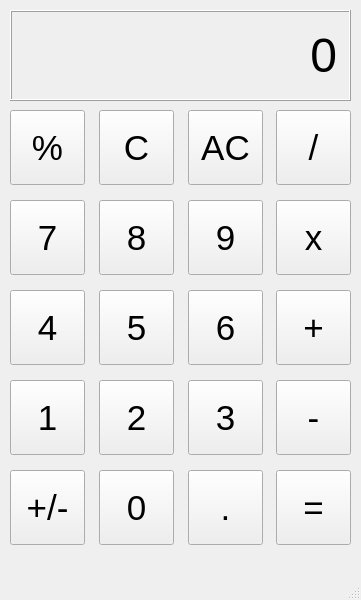
<?xml version="1.0" encoding="UTF-8"?>
<ui version="4.0">
 <class>MainWindow</class>
 <widget class="QMainWindow" name="MainWindow">
  <property name="geometry">
   <rect>
    <x>0</x>
    <y>0</y>
    <width>361</width>
    <height>600</height>
   </rect>
  </property>
  <property name="windowTitle">
   <string>Calculator</string>
  </property>
  <widget class="QWidget" name="centralwidget">
   <widget class="QLabel" name="outputLabel">
    <property name="geometry">
     <rect>
      <x>10</x>
      <y>10</y>
      <width>341</width>
      <height>91</height>
     </rect>
    </property>
    <property name="font">
     <font>
      <pointsize>36</pointsize>
     </font>
    </property>
    <property name="frameShape">
     <enum>QFrame::Box</enum>
    </property>
    <property name="frameShadow">
     <enum>QFrame::Raised</enum>
    </property>
    <property name="text">
     <string>0</string>
    </property>
    <property name="alignment">
     <set>Qt::AlignRight|Qt::AlignTrailing|Qt::AlignVCenter</set>
    </property>
    <property name="margin">
     <number>10</number>
    </property>
   </widget>
   <widget class="QPushButton" name="percent">
    <property name="geometry">
     <rect>
      <x>10</x>
      <y>110</y>
      <width>75</width>
      <height>75</height>
     </rect>
    </property>
    <property name="font">
     <font>
      <pointsize>26</pointsize>
     </font>
    </property>
    <property name="text">
     <string>%</string>
    </property>
   </widget>
   <widget class="QPushButton" name="clear">
    <property name="geometry">
     <rect>
      <x>99</x>
      <y>110</y>
      <width>75</width>
      <height>75</height>
     </rect>
    </property>
    <property name="font">
     <font>
      <pointsize>26</pointsize>
     </font>
    </property>
    <property name="text">
     <string>C</string>
    </property>
   </widget>
   <widget class="QPushButton" name="clear_all">
    <property name="geometry">
     <rect>
      <x>188</x>
      <y>110</y>
      <width>75</width>
      <height>75</height>
     </rect>
    </property>
    <property name="font">
     <font>
      <pointsize>26</pointsize>
     </font>
    </property>
    <property name="text">
     <string>AC</string>
    </property>
   </widget>
   <widget class="QPushButton" name="divide">
    <property name="geometry">
     <rect>
      <x>276</x>
      <y>110</y>
      <width>75</width>
      <height>75</height>
     </rect>
    </property>
    <property name="font">
     <font>
      <pointsize>26</pointsize>
     </font>
    </property>
    <property name="text">
     <string>/</string>
    </property>
   </widget>
   <widget class="QPushButton" name="b7">
    <property name="geometry">
     <rect>
      <x>10</x>
      <y>200</y>
      <width>75</width>
      <height>75</height>
     </rect>
    </property>
    <property name="font">
     <font>
      <pointsize>26</pointsize>
     </font>
    </property>
    <property name="text">
     <string>7</string>
    </property>
   </widget>
   <widget class="QPushButton" name="b9">
    <property name="geometry">
     <rect>
      <x>188</x>
      <y>200</y>
      <width>75</width>
      <height>75</height>
     </rect>
    </property>
    <property name="font">
     <font>
      <pointsize>26</pointsize>
     </font>
    </property>
    <property name="text">
     <string>9</string>
    </property>
   </widget>
   <widget class="QPushButton" name="b8">
    <property name="geometry">
     <rect>
      <x>99</x>
      <y>200</y>
      <width>75</width>
      <height>75</height>
     </rect>
    </property>
    <property name="font">
     <font>
      <pointsize>26</pointsize>
     </font>
    </property>
    <property name="text">
     <string>8</string>
    </property>
   </widget>
   <widget class="QPushButton" name="multiply">
    <property name="geometry">
     <rect>
      <x>276</x>
      <y>200</y>
      <width>75</width>
      <height>75</height>
     </rect>
    </property>
    <property name="font">
     <font>
      <pointsize>26</pointsize>
     </font>
    </property>
    <property name="text">
     <string>x</string>
    </property>
   </widget>
   <widget class="QPushButton" name="b4">
    <property name="geometry">
     <rect>
      <x>10</x>
      <y>290</y>
      <width>75</width>
      <height>75</height>
     </rect>
    </property>
    <property name="font">
     <font>
      <pointsize>26</pointsize>
     </font>
    </property>
    <property name="text">
     <string>4</string>
    </property>
   </widget>
   <widget class="QPushButton" name="b6">
    <property name="geometry">
     <rect>
      <x>188</x>
      <y>290</y>
      <width>75</width>
      <height>75</height>
     </rect>
    </property>
    <property name="font">
     <font>
      <pointsize>26</pointsize>
     </font>
    </property>
    <property name="text">
     <string>6</string>
    </property>
   </widget>
   <widget class="QPushButton" name="b2">
    <property name="geometry">
     <rect>
      <x>99</x>
      <y>380</y>
      <width>75</width>
      <height>75</height>
     </rect>
    </property>
    <property name="font">
     <font>
      <pointsize>26</pointsize>
     </font>
    </property>
    <property name="text">
     <string>2</string>
    </property>
   </widget>
   <widget class="QPushButton" name="b5">
    <property name="geometry">
     <rect>
      <x>99</x>
      <y>290</y>
      <width>75</width>
      <height>75</height>
     </rect>
    </property>
    <property name="font">
     <font>
      <pointsize>26</pointsize>
     </font>
    </property>
    <property name="text">
     <string>5</string>
    </property>
   </widget>
   <widget class="QPushButton" name="b1">
    <property name="geometry">
     <rect>
      <x>10</x>
      <y>380</y>
      <width>75</width>
      <height>75</height>
     </rect>
    </property>
    <property name="font">
     <font>
      <pointsize>26</pointsize>
     </font>
    </property>
    <property name="text">
     <string>1</string>
    </property>
   </widget>
   <widget class="QPushButton" name="sum">
    <property name="geometry">
     <rect>
      <x>276</x>
      <y>290</y>
      <width>75</width>
      <height>75</height>
     </rect>
    </property>
    <property name="font">
     <font>
      <pointsize>26</pointsize>
     </font>
    </property>
    <property name="text">
     <string>+</string>
    </property>
   </widget>
   <widget class="QPushButton" name="subtract">
    <property name="geometry">
     <rect>
      <x>276</x>
      <y>380</y>
      <width>75</width>
      <height>75</height>
     </rect>
    </property>
    <property name="font">
     <font>
      <pointsize>26</pointsize>
     </font>
    </property>
    <property name="text">
     <string>-</string>
    </property>
   </widget>
   <widget class="QPushButton" name="b3">
    <property name="geometry">
     <rect>
      <x>188</x>
      <y>380</y>
      <width>75</width>
      <height>75</height>
     </rect>
    </property>
    <property name="font">
     <font>
      <pointsize>26</pointsize>
     </font>
    </property>
    <property name="text">
     <string>3</string>
    </property>
   </widget>
   <widget class="QPushButton" name="plus_minus">
    <property name="geometry">
     <rect>
      <x>10</x>
      <y>470</y>
      <width>75</width>
      <height>75</height>
     </rect>
    </property>
    <property name="font">
     <font>
      <pointsize>26</pointsize>
     </font>
    </property>
    <property name="text">
     <string>+/-</string>
    </property>
   </widget>
   <widget class="QPushButton" name="b0">
    <property name="geometry">
     <rect>
      <x>99</x>
      <y>470</y>
      <width>75</width>
      <height>75</height>
     </rect>
    </property>
    <property name="font">
     <font>
      <pointsize>26</pointsize>
     </font>
    </property>
    <property name="text">
     <string>0</string>
    </property>
   </widget>
   <widget class="QPushButton" name="decimal">
    <property name="geometry">
     <rect>
      <x>188</x>
      <y>470</y>
      <width>75</width>
      <height>75</height>
     </rect>
    </property>
    <property name="font">
     <font>
      <pointsize>26</pointsize>
     </font>
    </property>
    <property name="text">
     <string>.</string>
    </property>
   </widget>
   <widget class="QPushButton" name="equal">
    <property name="geometry">
     <rect>
      <x>276</x>
      <y>470</y>
      <width>75</width>
      <height>75</height>
     </rect>
    </property>
    <property name="font">
     <font>
      <pointsize>26</pointsize>
     </font>
    </property>
    <property name="text">
     <string>=</string>
    </property>
   </widget>
  </widget>
  <widget class="QMenuBar" name="menubar">
   <property name="geometry">
    <rect>
     <x>0</x>
     <y>0</y>
     <width>361</width>
     <height>21</height>
    </rect>
   </property>
  </widget>
  <widget class="QStatusBar" name="statusbar"/>
 </widget>
 <resources/>
 <connections/>
</ui>
